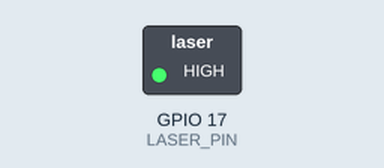
Simulated run of this program. Board: Raspberry Pi (BCM pin numbers). Parts: switched loads named in the program (green lamp = pin HIGH). Dashed ring = blinking.

Above: at 0.2 s.
Timing chart, 0 to 3.0 s (numbered marks = the images above):
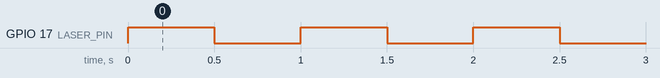

The program:

example.py
```python
# Toggles the laser on and off every 0.5 seconds using a Raspberry Pi GPIO pin (BCM 17) to drive a transistor that switches the laser power.
#
# Buy this module: https://shillehtek.com/products/shillehtek-6mm-650nm-5mw-red-laser-diode-module
# Full manual: https://shillehtek.com/blogs/shillehtek-product-manuals/shillehtek-6mm-650nm-5mw-red-laser-diode-module-manual
# More examples: https://github.com/shillehbean/shillehtek-examples
#

#!/usr/bin/env python3
# Laser Diode - On/Off via transistor on BCM 17

import RPi.GPIO as GPIO
import time

LASER_PIN = 17
GPIO.setmode(GPIO.BCM)
GPIO.setup(LASER_PIN, GPIO.OUT)

try:
    while True:
        GPIO.output(LASER_PIN, GPIO.HIGH)   # ON
        time.sleep(0.5)
        GPIO.output(LASER_PIN, GPIO.LOW)    # OFF
        time.sleep(0.5)
except KeyboardInterrupt:
    GPIO.cleanup()
```

Measured:
- by itself, GPIO 17 (LASER_PIN): alternates HIGH for 0.50 s and LOW for 0.50 s
